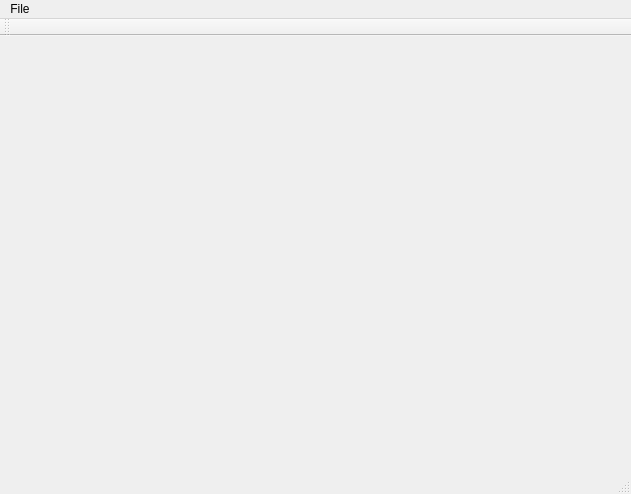
<?xml version="1.0" encoding="UTF-8"?>
<ui version="4.0">
 <class>MainWindow</class>
 <widget class="QMainWindow" name="MainWindow">
  <property name="geometry">
   <rect>
    <x>0</x>
    <y>0</y>
    <width>631</width>
    <height>494</height>
   </rect>
  </property>
  <property name="windowTitle">
   <string>LogView</string>
  </property>
  <widget class="QWidget" name="centralWidget">
   <property name="autoFillBackground">
    <bool>true</bool>
   </property>
  </widget>
  <widget class="QMenuBar" name="menuBar">
   <property name="geometry">
    <rect>
     <x>0</x>
     <y>0</y>
     <width>631</width>
     <height>21</height>
    </rect>
   </property>
   <widget class="QMenu" name="menuTest">
    <property name="title">
     <string>File</string>
    </property>
    <addaction name="actionLoad_from_file"/>
   </widget>
   <addaction name="menuTest"/>
  </widget>
  <widget class="QToolBar" name="mainToolBar">
   <attribute name="toolBarArea">
    <enum>TopToolBarArea</enum>
   </attribute>
   <attribute name="toolBarBreak">
    <bool>false</bool>
   </attribute>
  </widget>
  <widget class="QStatusBar" name="statusBar"/>
  <action name="actionLoad_from_file">
   <property name="text">
    <string>Load...</string>
   </property>
  </action>
 </widget>
 <layoutdefault spacing="6" margin="11"/>
 <resources/>
 <connections/>
</ui>
